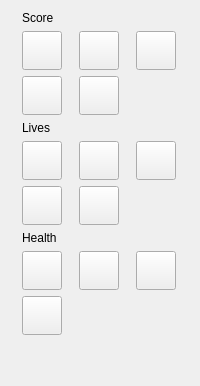
     <widget class="QWidget" name="tabWidgetScore">
      <attribute name="title">
       <string>Score</string>
      </attribute>
      <layout class="QGridLayout" name="gridLayoutScore">
       <item row="3" column="0" colspan="3">
        <widget class="QLabel" name="labelLives">
         <property name="text">
          <string>Lives</string>
         </property>
        </widget>
       </item>
       <item row="1" column="0">
        <widget class="QToolButton" name="toolButton_68">
         <property name="icon">
          <iconset resource="../resources_editor.qrc">
           <normaloff>:/qtgameengine/icons/action.png</normaloff>:/qtgameengine/icons/action.png</iconset>
         </property>
         <property name="iconSize">
          <size>
           <width>32</width>
           <height>32</height>
          </size>
         </property>
        </widget>
       </item>
       <item row="4" column="2">
        <widget class="QToolButton" name="toolButton_80">
         <property name="icon">
          <iconset resource="../resources_editor.qrc">
           <normaloff>:/qtgameengine/icons/action.png</normaloff>:/qtgameengine/icons/action.png</iconset>
         </property>
         <property name="iconSize">
          <size>
           <width>32</width>
           <height>32</height>
          </size>
         </property>
        </widget>
       </item>
       <item row="5" column="1">
        <widget class="QToolButton" name="toolButton_82">
         <property name="icon">
          <iconset resource="../resources_editor.qrc">
           <normaloff>:/qtgameengine/icons/action.png</normaloff>:/qtgameengine/icons/action.png</iconset>
         </property>
         <property name="iconSize">
          <size>
           <width>32</width>
           <height>32</height>
          </size>
         </property>
        </widget>
       </item>
       <item row="8" column="0">
        <widget class="QToolButton" name="toolButton_86">
         <property name="icon">
          <iconset resource="../resources_editor.qrc">
           <normaloff>:/qtgameengine/icons/action.png</normaloff>:/qtgameengine/icons/action.png</iconset>
         </property>
         <property name="iconSize">
          <size>
           <width>32</width>
           <height>32</height>
          </size>
         </property>
        </widget>
       </item>
       <item row="2" column="1">
        <widget class="QToolButton" name="toolButton_77">
         <property name="icon">
          <iconset resource="../resources_editor.qrc">
           <normaloff>:/qtgameengine/icons/action.png</normaloff>:/qtgameengine/icons/action.png</iconset>
         </property>
         <property name="iconSize">
          <size>
           <width>32</width>
           <height>32</height>
          </size>
         </property>
        </widget>
       </item>
       <item row="9" column="1">
        <spacer name="verticalSpacer_5">
         <property name="orientation">
          <enum>Qt::Orientation::Vertical</enum>
         </property>
         <property name="sizeHint" stdset="0">
          <size>
           <width>20</width>
           <height>40</height>
          </size>
         </property>
        </spacer>
       </item>
       <item row="1" column="2">
        <widget class="QToolButton" name="toolButton_75">
         <property name="icon">
          <iconset resource="../resources_editor.qrc">
           <normaloff>:/qtgameengine/icons/action.png</normaloff>:/qtgameengine/icons/action.png</iconset>
         </property>
         <property name="iconSize">
          <size>
           <width>32</width>
           <height>32</height>
          </size>
         </property>
        </widget>
       </item>
       <item row="7" column="2">
        <widget class="QToolButton" name="toolButton_85">
         <property name="icon">
          <iconset resource="../resources_editor.qrc">
           <normaloff>:/qtgameengine/icons/action.png</normaloff>:/qtgameengine/icons/action.png</iconset>
         </property>
         <property name="iconSize">
          <size>
           <width>32</width>
           <height>32</height>
          </size>
         </property>
        </widget>
       </item>
       <item row="1" column="1">
        <widget class="QToolButton" name="toolButton_74">
         <property name="icon">
          <iconset resource="../resources_editor.qrc">
           <normaloff>:/qtgameengine/icons/action.png</normaloff>:/qtgameengine/icons/action.png</iconset>
         </property>
         <property name="iconSize">
          <size>
           <width>32</width>
           <height>32</height>
          </size>
         </property>
        </widget>
       </item>
       <item row="4" column="1">
        <widget class="QToolButton" name="toolButton_79">
         <property name="icon">
          <iconset resource="../resources_editor.qrc">
           <normaloff>:/qtgameengine/icons/action.png</normaloff>:/qtgameengine/icons/action.png</iconset>
         </property>
         <property name="iconSize">
          <size>
           <width>32</width>
           <height>32</height>
          </size>
         </property>
        </widget>
       </item>
       <item row="7" column="0">
        <widget class="QToolButton" name="toolButton_83">
         <property name="icon">
          <iconset resource="../resources_editor.qrc">
           <normaloff>:/qtgameengine/icons/action.png</normaloff>:/qtgameengine/icons/action.png</iconset>
         </property>
         <property name="iconSize">
          <size>
           <width>32</width>
           <height>32</height>
          </size>
         </property>
        </widget>
       </item>
       <item row="6" column="0" colspan="3">
        <widget class="QLabel" name="labelHealth">
         <property name="text">
          <string>Health</string>
         </property>
         <property name="icon" stdset="0">
          <iconset resource="../resources_editor.qrc">
           <normaloff>:/qtgameengine/icons/action.png</normaloff>:/qtgameengine/icons/action.png</iconset>
         </property>
         <property name="iconSize" stdset="0">
          <size>
           <width>32</width>
           <height>32</height>
          </size>
         </property>
        </widget>
       </item>
       <item row="2" column="0">
        <widget class="QToolButton" name="toolButton_76">
         <property name="icon">
          <iconset resource="../resources_editor.qrc">
           <normaloff>:/qtgameengine/icons/action.png</normaloff>:/qtgameengine/icons/action.png</iconset>
         </property>
         <property name="iconSize">
          <size>
           <width>32</width>
           <height>32</height>
          </size>
         </property>
        </widget>
       </item>
       <item row="7" column="1">
        <widget class="QToolButton" name="toolButton_84">
         <property name="icon">
          <iconset resource="../resources_editor.qrc">
           <normaloff>:/qtgameengine/icons/action.png</normaloff>:/qtgameengine/icons/action.png</iconset>
         </property>
         <property name="iconSize">
          <size>
           <width>32</width>
           <height>32</height>
          </size>
         </property>
        </widget>
       </item>
       <item row="0" column="0" colspan="3">
        <widget class="QLabel" name="labelScore">
         <property name="text">
          <string>Score</string>
         </property>
        </widget>
       </item>
       <item row="5" column="0">
        <widget class="QToolButton" name="toolButton_81">
         <property name="icon">
          <iconset resource="../resources_editor.qrc">
           <normaloff>:/qtgameengine/icons/action.png</normaloff>:/qtgameengine/icons/action.png</iconset>
         </property>
         <property name="iconSize">
          <size>
           <width>32</width>
           <height>32</height>
          </size>
         </property>
        </widget>
       </item>
       <item row="4" column="0">
        <widget class="QToolButton" name="toolButton_78">
         <property name="icon">
          <iconset resource="../resources_editor.qrc">
           <normaloff>:/qtgameengine/icons/action.png</normaloff>:/qtgameengine/icons/action.png</iconset>
         </property>
         <property name="iconSize">
          <size>
           <width>32</width>
           <height>32</height>
          </size>
         </property>
        </widget>
       </item>
      </layout>
     </widget>
